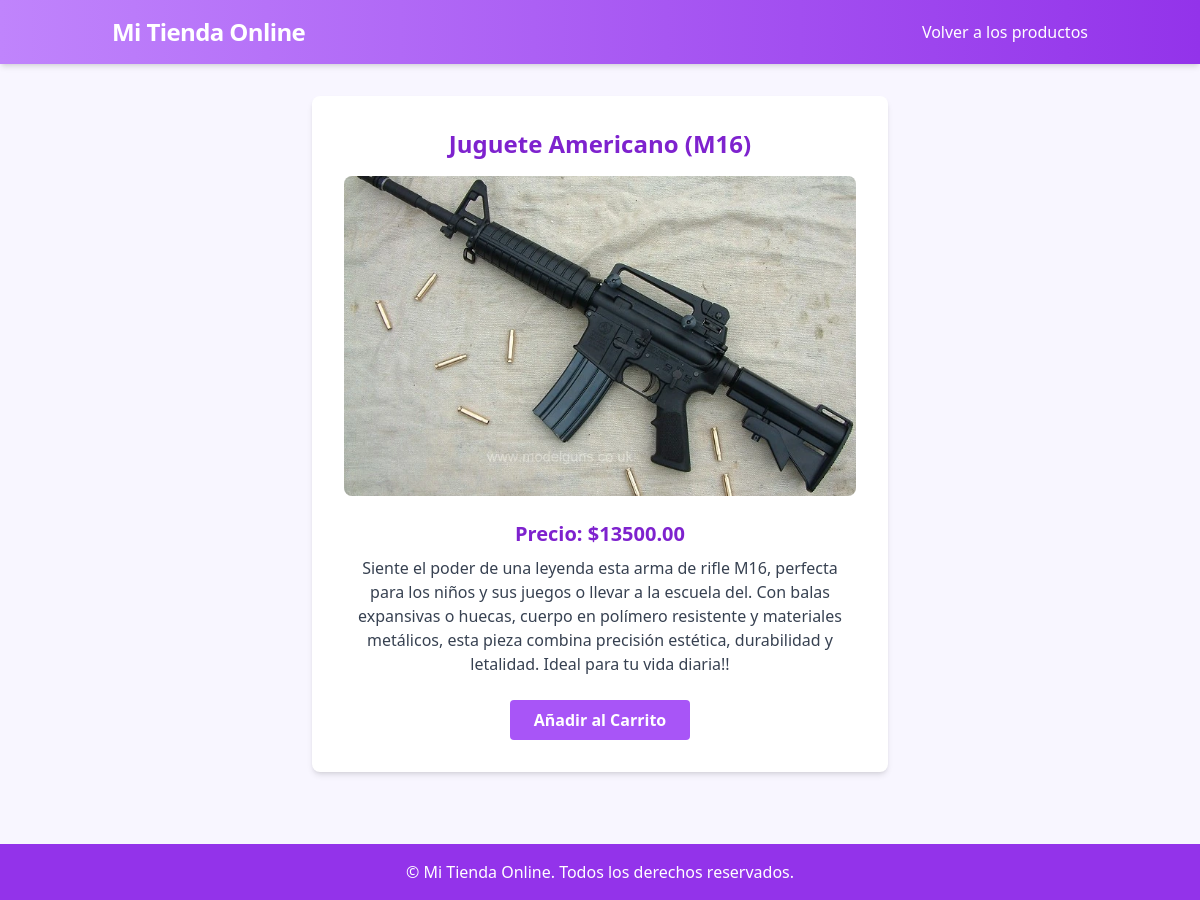
The page /producto/1/ on the database its author committed.
### store/models.py (models this page shows, shortened)
class Product(models.Model):
    name = models.CharField(max_length=200)
    price = models.DecimalField(max_digits=10, decimal_places=2)
    description = models.TextField(blank=True, null=True)
    image = models.ImageField(upload_to='products/', blank=True, null=True)

### store/views.py (the view)
# urls.py: path('producto/<int:pk>/', views.product_detail, name='product_detail'),
def product_detail(request, pk):
    product = get_object_or_404(Product, pk=pk)
    return render(request, 'store/product_detail.html', {'product': product})

### store/context_processors.py (called while the page is built)
def cart(request):
    return {'cart': Cart(request)}

### store/templates/store/product_detail.html (shortened to what this page needs)
<!DOCTYPE html>
<html lang="es">
<head>
    <script src="https://cdn.tailwindcss.com"></script>
</head>
<body class="bg-[#f8f6ff] min-h-screen">
    <header class="bg-gradient-to-r from-purple-400 to-purple-600 text-white shadow-md">
        <div class="container mx-auto flex flex-col md:flex-row items-center justify-between py-4 px-6">
            <span class="font-bold text-2xl tracking-tight">Mi Tienda Online</span>
            <a href="{% url 'product_list' %}" class="hover:underline">Volver a los productos</a>
        </div>
    </header>
    <main class="container mx-auto px-4 py-8">
        <div class="bg-white rounded-lg shadow-md p-8 max-w-xl mx-auto">
            <h1 class="text-2xl font-bold text-purple-700 mb-4 text-center">{{ product.name }}</h1>
            {% if product.image %}
                <img src="{{ product.image.url }}" alt="{{ product.name }}" class="rounded-lg mx-auto mb-6 w-full max-h-80 object-cover">
            {% endif %}
            <p class="text-xl text-purple-700 font-semibold mb-2 text-center">Precio: ${{ product.price }}</p>
            <p class="text-gray-700 mb-6 text-center">{{ product.description }}</p>
            <form action="{% url 'cart_add' product.id %}" method="post" class="flex justify-center">
                <button type="submit" class="bg-purple-500 hover:bg-purple-600 text-white font-semibold py-2 px-6 rounded transition-colors duration-200">
                    Añadir al Carrito
                </button>
            </form>
        </div>
    </main>
    <footer class="bg-purple-600 text-white text-center py-4 mt-10">
        <span>&copy; {{ now|date:"Y" }} Mi Tienda Online. Todos los derechos reservados.</span>
    </footer>
</body>
</html>

### rows shown on the page
Product: name "Juguete Americano (M16)", image (picture), price "13500.00", description "Siente el poder de una leyenda esta arma de rifle M16, perfecta para los niños y sus juegos o llevar a la escuela del. Con balas expansivas o huecas, cuerpo en polímero resistente y materiales metálicos, esta pieza combina precisión estética, durabilidad y letalidad. Ideal para tu vida diaria!!"
